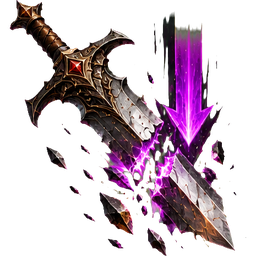
#> input picture assets/sorts/affaiblir.png, 256 x 256 px; its folder holds only this picture in this run
$ python decouper_icones_sorts.py ../assets/sorts/affaiblir.png
#> lines starting #> are read from the running program, lines starting #| are printed output that depends on the picture
"""Découpe une planche d'icônes de sorts (grille 3 x 2 séparée par des traits noirs, fond vert)
en icônes carrées 256 px à fond transparent : assets/sorts/<nom>.png.

Usage :  python3 outils/decouper_icones_sorts.py planche.png nom1 nom2 nom3 nom4 nom5 nom6
         (ordre : ligne du haut de gauche à droite, puis ligne du bas ; « - » = case ignorée)
"""
import os
import sys
import numpy as np
from PIL import Image

sys.path.insert(0, os.path.dirname(os.path.abspath(__file__)))
from decouper_miniatures import detourer  # noqa: E402
from decouper_portrait_figurine import sans_reflet_vert  # noqa: E402

TAILLE = 256
MARGE = 8


def coupures(profil, n, total):
    """Positions des n-1 traits noirs (minimums du profil autour des fractions attendues)."""
    res = []
    for k in range(1, n):
        c = int(total * k / n)
        a, b = c - total // 12, c + total // 12
        res.append(a + int(np.argmin(profil[a:b])))
    return [0] + res + [total]


def main():
    args = sys.argv[1:]
    img = Image.open(args[0]).convert("RGBA")
#> img is the input picture: PIL image 256x256 RGBA; mean R, G, B, A 43.4, 25.4, 36.8, 88.8
    noms = args[1:]
    gris = np.asarray(img.convert("L")).astype(float)
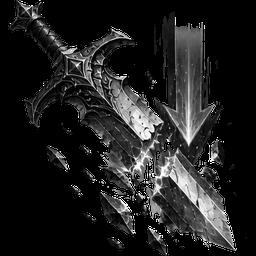
#> gris: shape (256, 256) float64; min 0, max 255, mean 32.1
    xs = coupures(gris.mean(axis=0), 3, img.width)
#> after the loop in coupures, `for k in range(1, n):`: res = [69, 166]
#> xs = [0, 69, 166, 256]
    ys = coupures(gris.mean(axis=1), 2, img.height)
#> ys = [0, 144, 256]
    os.makedirs("assets/sorts", exist_ok=True)
    i = 0
    for r in range(2):
        for c in range(3):
            nom = noms[i] if i < len(noms) else "-"
            i += 1
            if nom == "-":
                continue
            case = img.crop((xs[c] + MARGE, ys[r] + MARGE, xs[c + 1] - MARGE, ys[r + 1] - MARGE))
            fond = Image.new("RGBA", case.size, (0, 255, 0, 255))
            fond.alpha_composite(case)
            ic = sans_reflet_vert(detourer(fond))
            boite = ic.getchannel("A").point(lambda v: 255 if v > 30 else 0).getbbox()
            ic = ic.crop(boite)
            cote = max(ic.size)
            carre = Image.new("RGBA", (cote, cote), (0, 0, 0, 0))
            carre.alpha_composite(ic, ((cote - ic.width) // 2, (cote - ic.height) // 2))
            carre = carre.resize((TAILLE, TAILLE), Image.LANCZOS)
            carre.save(f"assets/sorts/{nom}.png", optimize=True)
            print(f"  {nom}.png")
#> after the loop, i = 6


if __name__ == "__main__":
    main()

$ run again, on assets/sorts/brulure.png
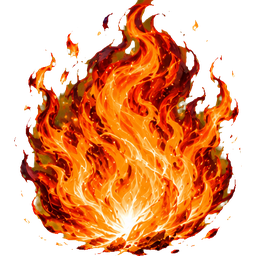
#> input picture assets/sorts/brulure.png, 256 x 256 px
#> in main, img is the input picture: PIL image 256x256 RGBA; mean R, G, B, A 124.5, 52.7, 11.8, 138.1
#> in main, `gris = np.asarray(img.convert("L")).astype(float)`:
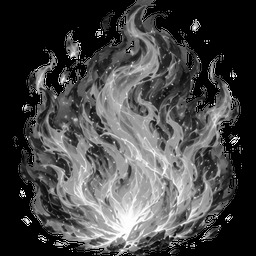
#> gris: shape (256, 256) float64; min 0, max 255, mean 69.5
#> after the loop in coupures, `for k in range(1, n):`: res = [73, 189]
#> xs = [0, 73, 189, 256]
#> ys = [0, 121, 256]
#> after the loop in main, `for r in range(2):`: i = 6

$ run again, on assets/sorts/drain.png
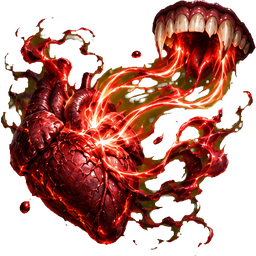
#> input picture assets/sorts/drain.png, 256 x 256 px
#> in main, img is the input picture: PIL image 256x256 RGBA; mean R, G, B, A 79.2, 27, 16.8, 133.6
#> in main, `gris = np.asarray(img.convert("L")).astype(float)`:
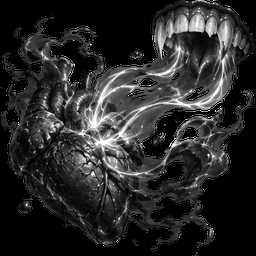
#> gris: shape (256, 256) float64; min 0, max 255, mean 41.5
#> after the loop in coupures, `for k in range(1, n):`: res = [75, 149]
#> xs = [0, 75, 149, 256]
#> ys = [0, 148, 256]
#> after the loop in main, `for r in range(2):`: i = 6

$ run again, on assets/sorts/etourdi.png
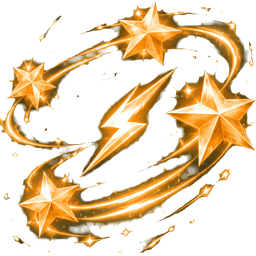
#> input picture assets/sorts/etourdi.png, 256 x 256 px
#> in main, img is the input picture: PIL image 256x256 RGBA; mean R, G, B, A 91.2, 65.3, 28.4, 96.7
#> in main, `gris = np.asarray(img.convert("L")).astype(float)`:
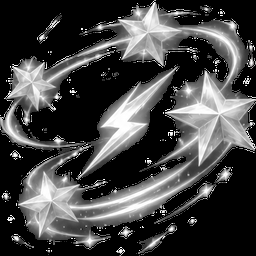
#> gris: shape (256, 256) float64; min 0, max 255, mean 68.8
#> after the loop in coupures, `for k in range(1, n):`: res = [83, 167]
#> xs = [0, 83, 167, 256]
#> ys = [0, 148, 256]
#> after the loop in main, `for r in range(2):`: i = 6

$ run again, on assets/sorts/attaque.png
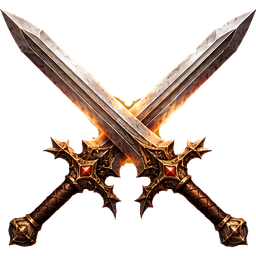
#> input picture assets/sorts/attaque.png, 256 x 256 px
#> in main, img is the input picture: PIL image 256x256 RGBA; mean R, G, B, A 42.8, 30.8, 23.8, 75.9
#> in main, `gris = np.asarray(img.convert("L")).astype(float)`:
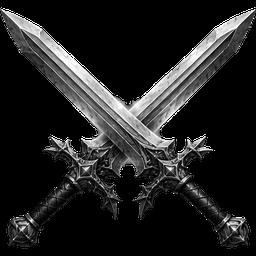
#> gris: shape (256, 256) float64; min 0, max 255, mean 33.6
#> after the loop in coupures, `for k in range(1, n):`: res = [64, 186]
#> xs = [0, 64, 186, 256]
#> ys = [0, 132, 256]
#> after the loop in main, `for r in range(2):`: i = 6
